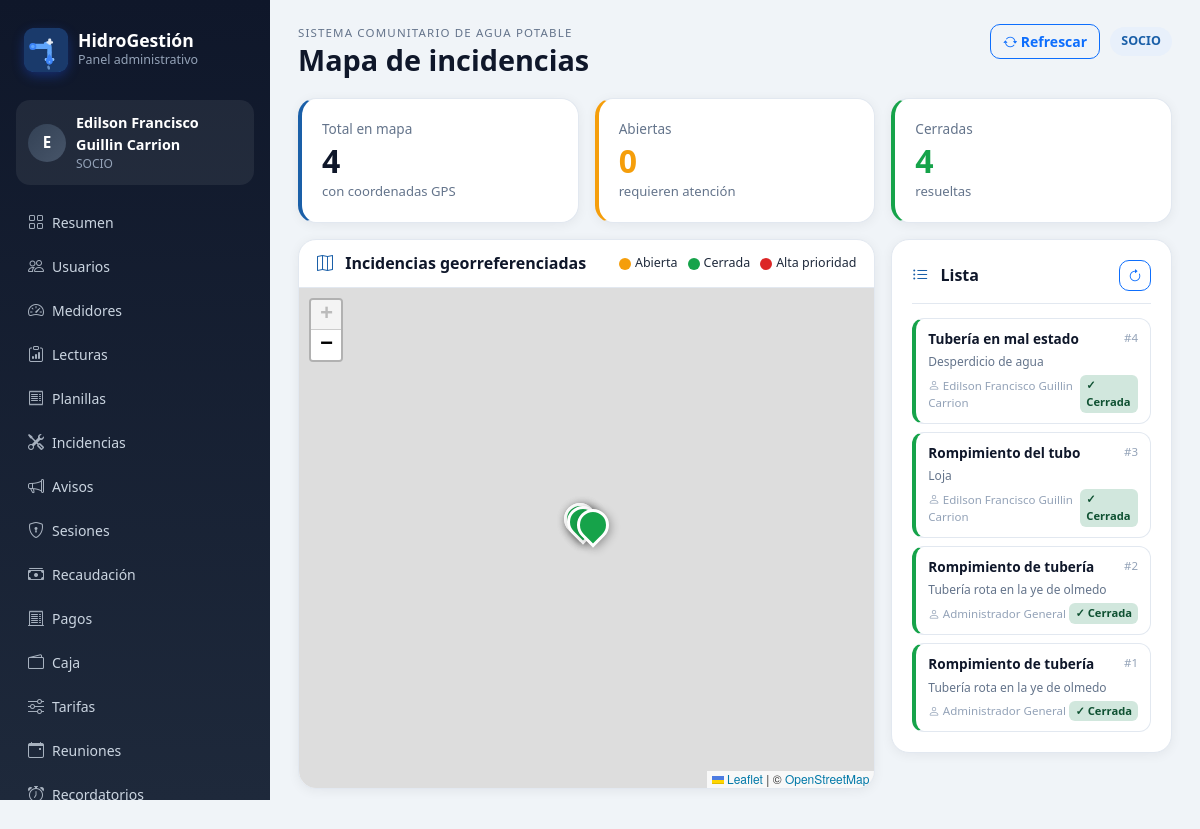
The page /dashboard/mapa-incidencias (signed in) on the database its author committed.
### app/models.py (models this page shows)
class TimestampMixin:
    creado_en = db.Column(db.DateTime, default=datetime.utcnow, nullable=False)
    actualizado_en = db.Column(db.DateTime, onupdate=datetime.utcnow)

class Incidencia(TimestampMixin, db.Model):
    __tablename__ = 'incidencias'
    id = db.Column(db.Integer, primary_key=True)
    junta_id = db.Column(db.Integer, db.ForeignKey('juntas_agua.id'), nullable=False)
    reportado_por = db.Column(db.Integer, db.ForeignKey('usuarios.id'), nullable=False)
    vivienda_id = db.Column(db.Integer, db.ForeignKey('viviendas.id'))
    sector_id = db.Column(db.Integer, db.ForeignKey('sectores.id'))
    tipo_incidencia = db.Column(db.String(50), nullable=False)
    titulo = db.Column(db.String(150))
    descripcion = db.Column(db.Text, nullable=False)
    prioridad = db.Column(db.String(20), default='MEDIA', nullable=False)
    estado = db.Column(db.String(20), default='REPORTADA', nullable=False)
    visible_publicamente = db.Column(db.Boolean, default=True, nullable=False)
    fecha_reporte = db.Column(db.String(10), nullable=False)
    hora_reporte = db.Column(db.String(8), nullable=False)
    latitud = db.Column(db.Float)
    longitud = db.Column(db.Float)
    junta = db.relationship('JuntaAgua', backref='incidencias')
    usuario = db.relationship('Usuario', backref='incidencias_reportadas')
    vivienda = db.relationship('Vivienda', backref='incidencias')
    sector = db.relationship('Sector', backref='incidencias')

class Usuario(TimestampMixin, db.Model):
    __tablename__ = 'usuarios'
    id = db.Column(db.Integer, primary_key=True)
    rol_id = db.Column(db.Integer, db.ForeignKey('roles.id'), nullable=False)
    cedula = db.Column(db.String(20), unique=True)
    nombres = db.Column(db.String(120), nullable=False)
    apellidos = db.Column(db.String(120), nullable=False)
    telefono = db.Column(db.String(20))
    email = db.Column(db.String(120), unique=True)
    username = db.Column(db.String(80), unique=True)
    password_hash = db.Column(db.String(255), nullable=False)
    foto_perfil = db.Column(db.String(255))
    direccion_referencia = db.Column(db.String(255))
    estado = db.Column(db.String(20), default='ACTIVO', nullable=False)
    ultimo_login = db.Column(db.DateTime)
    rol = db.relationship('Rol', backref='usuarios')
    @property
    def nombre_completo(self) -> str:
        return f"{self.nombres} {self.apellidos}".strip()

### app/routes/dashboard.py (the view)
@dashboard_bp.get('/mapa-incidencias')
@dashboard_required
def mapa_incidencias_view():
    items = Incidencia.query.filter(Incidencia.latitud.isnot(None), Incidencia.longitud.isnot(None)).order_by(Incidencia.id.desc()).all()
    return render_template('dashboard/mapa_incidencias.html', items=items)

### app/routes/dashboard.py (called while the page is built)
def dashboard_required(view_func):
    from functools import wraps
    @wraps(view_func)
    def wrapper(*args, **kwargs):
        if not session.get('web_user_id'):
            return redirect(url_for('dashboard.login_page'))
        return view_func(*args, **kwargs)
    return wrapper

### app/templates/dashboard/mapa_incidencias.html (shortened to what this page needs)
{% extends 'dashboard/base.html' %}
{% block page_title %}Mapa de incidencias{% endblock %}
{% block content %}
{% set total = items|length %}
{% set abiertas = items|rejectattr('estado','eq','CERRADA')|list|length %}
{% set cerradas = items|selectattr('estado','eq','CERRADA')|list|length %}
<div class="row g-3 mb-3">
    <div class="col-md-4">
        <div class="metric-card" style="border-left:4px solid #1a5fa8;">
            <div class="metric-card__label">Total en mapa</div>
            <div class="metric-card__value">{{ total }}</div>
            <div class="metric-card__hint">con coordenadas GPS</div>
        </div>
    </div>
    <div class="col-md-4">
        <div class="metric-card" style="border-left:4px solid #f59e0b;">
            <div class="metric-card__label">Abiertas</div>
            <div class="metric-card__value" style="color:#f59e0b;">{{ abiertas }}</div>
            <div class="metric-card__hint">requieren atención</div>
        </div>
    </div>
    <div class="col-md-4">
        <div class="metric-card" style="border-left:4px solid #16a34a;">
            <div class="metric-card__label">Cerradas</div>
            <div class="metric-card__value" style="color:#16a34a;">{{ cerradas }}</div>
            <div class="metric-card__hint">resueltas</div>
        </div>
    </div>
</div>
<div class="row g-3">
    <div class="col-lg-8">
        <div class="panel-card" style="padding:0;overflow:hidden;">
            <div style="padding:14px 18px;border-bottom:1px solid #e2e8f0;display:flex;justify-content:space-between;align-items:center;">
                <h3 style="margin:0;font-size:1rem;font-weight:700;color:#0f172a;">
                    <i class="bi bi-map me-2" style="color:#1a5fa8;"></i>
                    Incidencias georreferenciadas
                </h3>
                <div style="display:flex;gap:10px;font-size:.78rem;">
                    <span style="display:flex;align-items:center;gap:4px;">
                        <span style="width:12px;height:12px;border-radius:50%;background:#f59e0b;display:inline-block;"></span> Abierta
                    </span>
                    <span style="display:flex;align-items:center;gap:4px;">
                        <span style="width:12px;height:12px;border-radius:50%;background:#16a34a;display:inline-block;"></span> Cerrada
                    </span>
                    <span style="display:flex;align-items:center;gap:4px;">
                        <span style="width:12px;height:12px;border-radius:50%;background:#dc2626;display:inline-block;"></span> Alta prioridad
                    </span>
                </div>
            </div>
            <div id="map" style="height:500px;width:100%;"></div>
        </div>
    </div>
    <div class="col-lg-4">
        <div class="panel-card" style="max-height:560px;overflow-y:auto;">
            <div class="panel-card__header">
                <h3 class="panel-card__title">
                    <i class="bi bi-list-ul me-2" style="color:#1a5fa8;"></i>
                    Lista
                </h3>
                <a class="btn btn-sm btn-outline-primary" href="{{ url_for('dashboard.refresh_page') }}">
                    <i class="bi bi-arrow-clockwise"></i>
                </a>
            </div>
            {% if items %}
            <div class="list-stack">
                {% for i in items %}
                <div id="item-{{ i.id }}"
                     onclick="focusMarker({{ loop.index0 }})"
                     style="
                        border:1px solid #e2e8f0;
                        border-radius:12px;
                        padding:10px 12px;
                        cursor:pointer;
                        border-left:4px solid
                        {% if i.estado == 'CERRADA' %}#16a34a
                        {% elif i.prioridad == 'ALTA' %}#dc2626
                        {% else %}#f59e0b{% endif %};
                        transition:all .2s;
                     "
                     onmouseover="this.style.boxShadow='0 4px 12px rgba(0,0,0,.1)';this.style.background='#f8fafc'"
                     onmouseout="this.style.boxShadow='none';this.style.background='#fff'">
                    <div style="display:flex;justify-content:space-between;align-items:flex-start;margin-bottom:4px;">
                        <span style="font-weight:700;font-size:.85rem;color:#0f172a;">
                            {{ i.titulo or i.tipo_incidencia }}
                        </span>
                        <span style="font-size:.72rem;color:#94a3b8;">#{{ i.id }}</span>
                    </div>
                    <div style="font-size:.75rem;color:#64748b;margin-bottom:4px;">
                        {{ i.descripcion[:60] ~ '...' if i.descripcion and i.descripcion|length > 60 else (i.descripcion or '') }}
                    </div>
                    <div style="display:flex;justify-content:space-between;align-items:center;">
                        <span style="font-size:.72rem;color:#94a3b8;">
                            <i class="bi bi-person"></i>
                            {{ i.usuario.nombre_completo if i.usuario else '-' }}
                        </span>
                        {% if i.estado == 'CERRADA' %}
                        <span style="padding:2px 6px;border-radius:6px;font-size:.7rem;font-weight:700;background:#d1e7dd;color:#0f5132;">✓ Cerrada</span>
                        {% else %}
                        <span style="padding:2px 6px;border-radius:6px;font-size:.7rem;font-weight:700;background:#fff3cd;color:#856404;">⚠ Abierta</span>
                        {% endif %}
                    </div>
                </div>
                {% endfor %}
            </div>
            {% else %}
            <div class="empty-state">
                <i class="bi bi-geo-alt-fill" style="font-size:2rem;display:block;margin-bottom:8px;color:#cbd5e1;"></i>
                No hay incidencias con coordenadas.
            </div>
            {% endif %}
        </div>
    </div>
</div>
<link rel="stylesheet" href="https://unpkg.com/leaflet@1.9.4/dist/leaflet.css"/>
{% endblock %}

### app/static/css/style.css (style rules this page uses)
:root { --bg: #f0f4f8; --card: #ffffff; --primary: #1a5fa8; --primary-light: #e8f0fb; --primary-dark: #0d3f72; --dark: #0f172a; --muted: #64748b; --border: #e2e8f0; --success: #16a34a; --warning: #f59e0b; --danger: #dc2626; --sidebar-width: 270px; }
* { box-sizing: border-box; }
body.app-body { background: var(--bg); color: #1e293b; font-family: 'Segoe UI', Tahoma, sans-serif; margin: 0; }
.panel-card { background: var(--card); border-radius: 18px; padding: 20px; box-shadow: 0 2px 12px rgba(15,23,42,.06); border: 1px solid var(--border); height: auto; margin-bottom: 16px; }
.metric-card { background: var(--card); border-radius: 18px; padding: 20px; box-shadow: 0 2px 12px rgba(15,23,42,.06); border: 1px solid var(--border); height: 100%; transition: transform .2s, box-shadow .2s; }
.panel-card__header { display: flex; justify-content: space-between; align-items: center; margin-bottom: 14px; padding-bottom: 12px; border-bottom: 1px solid var(--border); }
.panel-card__title { margin: 0; font-size: 1rem; font-weight: 700; color: #0f172a; }
.metric-card__label { color: var(--muted); font-size: .85rem; margin-bottom: 4px; }
.metric-card__value { font-size: 2rem; font-weight: 800; color: #0f172a; line-height: 1.1; }
.metric-card__hint { color: var(--muted); font-size: .82rem; margin-top: 4px; }
.list-stack { display: grid; gap: 8px; }
.btn { border-radius: 10px; font-weight: 600; font-size: .875rem; transition: all .2s; }

### rows shown on the page
Incidencia: titulo "Tubería en mal estado", id "4", descripcion "Desperdicio de agua", usuario "Edilson Francisco Guillin Carrion", estado "✓ Cerrada"
Incidencia: titulo "Rompimiento del tubo", id "3", descripcion "Loja", usuario "Edilson Francisco Guillin Carrion", estado "✓ Cerrada"
Incidencia: titulo "Rompimiento de tubería", id "2", descripcion "Tubería rota en la ye de olmedo", usuario "Administrador General", estado "✓ Cerrada"
Incidencia: titulo "Rompimiento de tubería", id "1", descripcion "Tubería rota en la ye de olmedo", usuario "Administrador General", estado "✓ Cerrada"

### other values the page prints
{{ (session.get('web_name', 'A')[:1]).upper() }} "E"
{{ session.get('web_name') }} "Edilson Francisco Guillin Carrion"
{{ session.get('web_role') }} "SOCIO"
{{ total }} "4"
{{ abiertas }} "0"
{{ cerradas }} "4"
